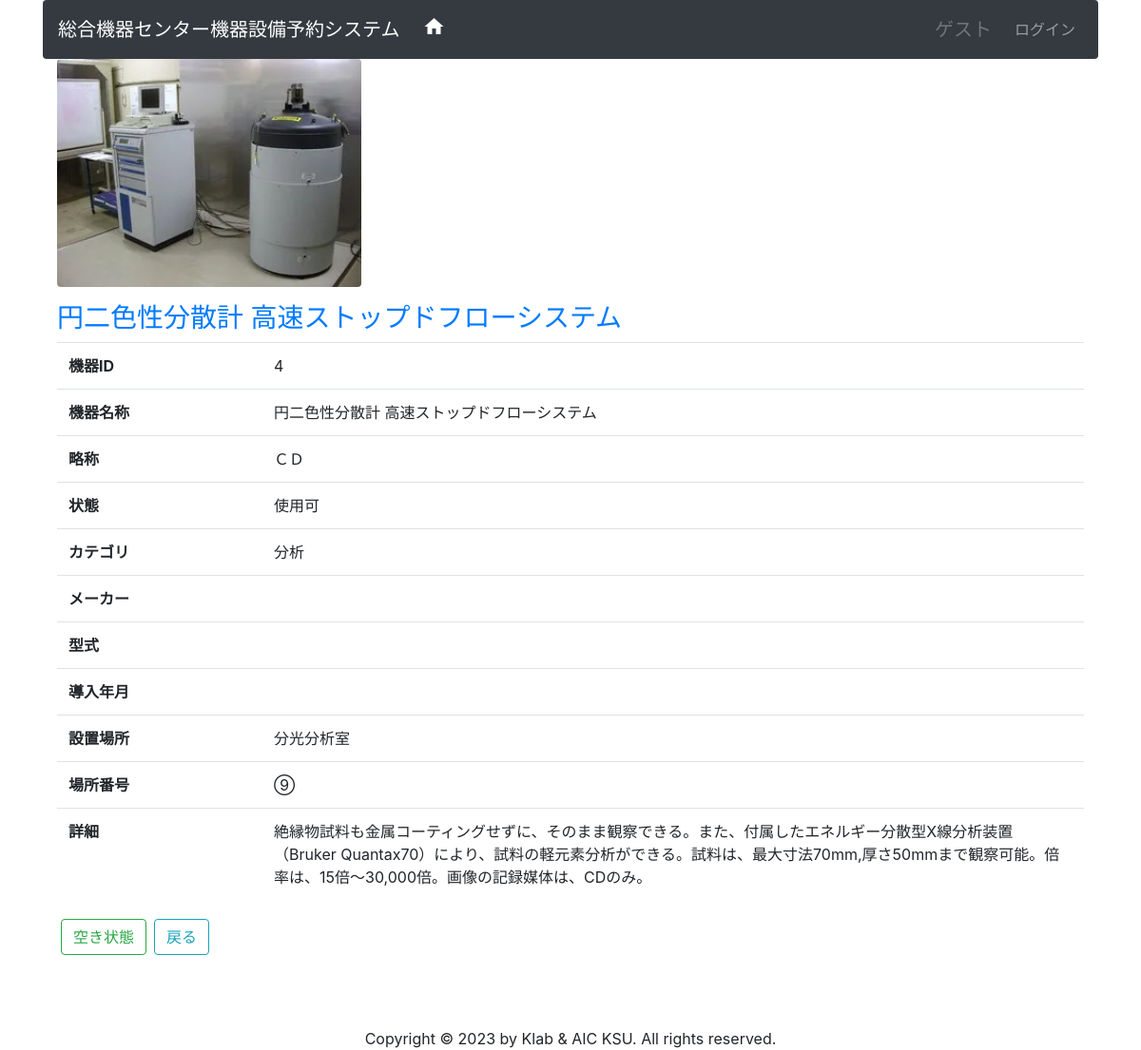
The page /index.php?do=inst_detail&id=4 on the database its author committed.
### tables this page shows
CREATE TABLE tb_instrument(
	id SERIAL PRIMARY KEY COMMENT '通し番号(自動採番, 内部参照用)',
	code VARCHAR(16) COMMENT '人間識別用番号',
	fullname VARCHAR(64) NOT NULL COMMENT '名称',
	shortname VARCHAR(64) NOT NULL COMMENT '略称', 
	state INT NOT NULL COMMENT '機器状態(1:使用可,2:貸出中,3:使用不可,9:その他)',
	category INT COMMENT 'カテゴリ（1:観察, 2:分析,3:計測,4:調製,9:その他）', 
	purpose VARCHAR(64) COMMENT '主な用途',
	detail TEXT COMMENT '施設紹介' ,
	maker  VARCHAR(64) COMMENT 'メーカー', 
	model VARCHAR(64) COMMENT '型式' ,
	made_year DATE COMMENT '製造年月' ,
	bought_year DATE COMMENT '導入年月' ,
	equipment_no VARCHAR(32) COMMENT '備品番号',
	room_id INT COMMENT '設置場所部屋番号', 
	memo TEXT  COMMENT '備考'
);

### src/models/Model.php (called while the page is built, shortened)
<?php
class Model
{
    protected $table;
    private static $conf;
    protected $db;
    public function initDb()
    {
        $this->db = new \mysqli(
            self::$conf['host'],
            self::$conf['usename'],
            self::$conf['password'],
            self::$conf['dbname'],
        );
        $this->db->set_charset('utf8');
    }
    public static function setConnInfo($conf)
    {
      self::$conf = $conf;
    }
    public function getDetail($id)
    {
        $sql = sprintf("SELECT * FROM %s WHERE id=$id", $this->table);
        $rs = $this->db->query($sql);
        return $rs->fetch_assoc();
    }
}

### src/models/Instrument.php (called while the page is built, shortened)
<?php
class Instrument extends Model{
    public function getDetail($id)
    {
        $detail = parent::getDetail($id);
        if ($detail){
            $room_id = $detail['room_id'];
            $room = (new Room)->getDetail($room_id);
            $detail['room_name'] = $room['room_name'];
            $detail['room_no'] = $room['room_no'];
        }
        return $detail;
    }
}

### src/inst_detail.php (the view, shortened to what this page needs)
<?php
$inst_id = 0;
if (isset($_GET['id'])){
  $inst_id = $_GET['id'];
}
$row= (new Instrument)->getDetail($inst_id);
if ($row) {
    $url = 'img/instrument/'. $inst_id .'.webp';
    echo '<p><img src="'. $url . '" height="240" width="320" class="rounded"></p>' . PHP_EOL;
    echo '<h3 class="text-primary">'. $row['fullname'].'</h3>' . PHP_EOL;
    echo '<table class="table table-hover">' . PHP_EOL;
    echo '<tr><th width="20%">機器ID</th><td>' . $row['id'] . '</td></tr>' . PHP_EOL;
    echo '<tr><th width="20%">機器名称</th><td>' . $row['fullname']. '</td></tr>' . PHP_EOL;
    echo '<tr><th>略称</th><td>' . $row['shortname']. '</td></tr>' . PHP_EOL;
    $i  = $row['state'];
    echo '<tr><th>状態</th><td>' . KsuCode::INST_STATE[$i]. '</td></tr>' . PHP_EOL;
    $i  = $row['category'];
    echo '<tr><th>カテゴリ</th><td>' . KsuCode::INST_CATEGORY[$i] . '</td></tr>' . PHP_EOL;
    echo '<tr><th>メーカー</th><td>' . $row['maker'] . '</td></tr>' . PHP_EOL;
    echo '<tr><th>型式</th><td>' . $row['model'] . '</td></tr>' . PHP_EOL;
    echo '<tr><th>導入年月</th><td>' . $row['bought_year'] . '</td></tr>' . PHP_EOL;
    echo '<tr><th>設置場所</th><td>' . $row['room_name'] . '</td></tr>' . PHP_EOL;
    echo '<tr><th>場所番号</th><td>' . $row['room_no'] . '</td></tr>' . PHP_EOL;
    echo '<tr><th>詳細</th><td>' . nl2br($row['detail']) . '</td></tr>' . PHP_EOL;
    echo '</table>' . PHP_EOL;
    echo '<div class="pb-5 mb-5">' . PHP_EOL;
    echo '<a class="btn btn-outline-success m-1" href="?do=aic_detail&id='.$row['id'].'">空き状態</a>';
    echo '<a href="?do=inst_list" class="btn btn-outline-info m-1">戻る</a>' . PHP_EOL .
      '</div>';
}else{
    echo 'この機器は存在しません！';
}
?>

### rows shown on the page
tb_instrument: fullname "円二色性分散計 高速ストップドフローシステム", id "4", shortname "ＣＤ", state "使用可", category "分析", detail "絶縁物試料も金属コーティングせずに、そのまま観察できる。また、付属したエネルギー分散型X線分析装置（Bruker Quantax70）により、試料の軽元素分析ができる。試料は、最大寸法70mm,厚さ50mmまで観察可能。倍率は、15倍〜30,000倍。画像の記録媒体は、CDのみ。"

### other values the page prints
$app_name "総合機器センター機器設備予約システム"
$row['room_name'] "分光分析室"
$row['room_no'] "⑨"
